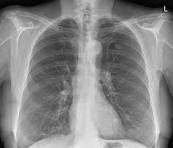
#> input picture assets/samples/chest_xray_sample.jpg, 173 x 148 px
$ python -i quality.py   (imports and definitions only)   (older library calls are emulated)
#> lines starting #> are read from the running program, lines starting #| are printed output that depends on the picture
#> further down, picture is the input picture: shape (148, 173); min 0, max 243, mean 134.2

from __future__ import annotations

from dataclasses import dataclass, field
from typing import List, Tuple

import cv2
import numpy as np


def _piecewise(value: float, points: List[Tuple[float, float]]) -> float:
    pts = sorted(points)
    if value <= pts[0][0]:
        return pts[0][1]
    if value >= pts[-1][0]:
        return pts[-1][1]
    for (x0, y0), (x1, y1) in zip(pts, pts[1:]):
        if x0 <= value <= x1:
            t = (value - x0) / (x1 - x0)
            return y0 + t * (y1 - y0)
    return pts[-1][1]


def _status(score: float) -> str:
    if score >= 70:
        return "ok"
    if score >= 45:
        return "warn"
    return "fail"


@dataclass
class QualityCheck:
    name: str
    status: str
    detail: str

    def to_dict(self) -> dict:
        return {"name": self.name, "status": self.status, "detail": self.detail}


@dataclass
class QualityReport:

    focus: float
    brightness: float
    contrast: float
    passed: bool
    reasons: List[str] = field(default_factory=list)

    overall_score: int = 100
    focus_score: int = 100
    brightness_score: int = 100
    contrast_score: int = 100
    motion_blur_ratio: float = 1.0
    motion_blur_detected: bool = False
    checks: List[QualityCheck] = field(default_factory=list)
    recommendation: str = ""

    def to_dict(self) -> dict:
        return {
            "focus": round(self.focus, 2),
            "brightness": round(self.brightness, 2),
            "contrast": round(self.contrast, 2),
            "passed": self.passed,
            "reasons": self.reasons,
            "overall_score": self.overall_score,
            "focus_score": self.focus_score,
            "brightness_score": self.brightness_score,
            "contrast_score": self.contrast_score,
            "motion_blur_ratio": round(self.motion_blur_ratio, 3),
            "motion_blur_detected": self.motion_blur_detected,
            "checks": [c.to_dict() for c in self.checks],
            "recommendation": self.recommendation,
        }


def assess_quality(
    gray: np.ndarray,
    *,
    min_focus: float = 80.0,
    brightness_range: Tuple[float, float] = (25.0, 235.0),
    min_contrast: float = 12.0,
) -> QualityReport:
#> called with min_focus = 80, brightness_range = (25, 235), min_contrast = 12
    focus = float(cv2.Laplacian(gray, cv2.CV_64F).var())
#> focus = 269.8
    brightness = float(gray.mean())
#> brightness = 134.2
    contrast = float(gray.std())
#> contrast = 47.04

    reasons: List[str] = []
    if focus < min_focus:
        reasons.append(f"blurry / out of focus (Laplacian variance {focus:.1f} < {min_focus})")
    lo, hi = brightness_range
    if brightness < lo:
        reasons.append(f"under-exposed (mean brightness {brightness:.1f} < {lo})")
    elif brightness > hi:
        reasons.append(f"over-exposed (mean brightness {brightness:.1f} > {hi})")
    if contrast < min_contrast:
        reasons.append(f"low contrast (intensity std {contrast:.1f} < {min_contrast})")
    passed = len(reasons) == 0

    focus_score = round(_piecewise(focus, [(0, 0), (min_focus, 55), (min_focus * 3, 100)]))
#> focus_score = 100
    contrast_score = round(_piecewise(contrast, [(0, 0), (min_contrast, 55), (min_contrast * 3, 100)]))
#> contrast_score = 100
    center = (lo + hi) / 2
    half = (hi - lo) / 2
    dist = abs(brightness - center)
#> dist = 4.15
    brightness_score = round(_piecewise(dist, [(0, 100), (half, 55), (half * 2, 0)]))
#> the loop in _piecewise, `for (x0, y0), (x1, y1) in zip(pts, pts[1:]):` made 1 pass
#> t on pass 1: 0.0395
#> brightness_score = 98

    gx = cv2.Sobel(gray, cv2.CV_64F, 1, 0, ksize=3)
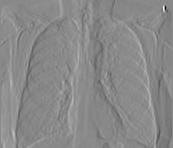
#> gx: shape (148, 173) float64; min -840, max 718, mean -0.5; drawn with min black and max white
    gy = cv2.Sobel(gray, cv2.CV_64F, 0, 1, ksize=3)
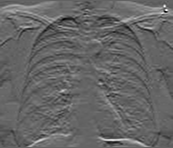
#> gy: shape (148, 173) float64; min -266, max 413, mean 6.6; drawn with min black and max white
    ex, ey = float(np.mean(gx ** 2)), float(np.mean(gy ** 2))
#> ex = 3306.9; ey = 2171.1
    motion_blur_ratio = min(ex, ey) / max(ex, ey) if max(ex, ey) > 0 else 1.0
#> motion_blur_ratio = 0.657
    motion_blur_detected = motion_blur_ratio < 0.35 and focus < min_focus * 1.5
#> motion_blur_detected = False

    overall_score = round(0.45 * focus_score + 0.30 * brightness_score + 0.25 * contrast_score)
#> overall_score = 99
    if motion_blur_detected:
        overall_score = max(0, overall_score - 10)
    overall_score = max(0, min(100, overall_score))

    checks = [
        QualityCheck("Focus Quality", _status(focus_score),
                     f"Laplacian variance {focus:.1f} (min {min_focus:.0f})"),
        QualityCheck("Brightness", _status(brightness_score),
                     f"mean intensity {brightness:.1f} (target {lo:.0f}-{hi:.0f})"),
        QualityCheck("Contrast", _status(contrast_score),
                     f"intensity std {contrast:.1f} (min {min_contrast:.0f})"),
    ]
    if motion_blur_detected:
        checks.append(QualityCheck(
            "Motion Blur", "warn",
            f"directional gradient ratio {motion_blur_ratio:.2f} (1.00 = isotropic)",
        ))

    if passed:
        recommendation = (
            "Image quality is excellent. Suitable for AI analysis."
            if overall_score >= 85 else
            "Image quality is acceptable. Suitable for AI analysis, though a sharper "
            "or better-exposed scan would improve reliability."
        )
    else:
        recommendation = (
            "Image quality is insufficient for reliable AI analysis: "
            + "; ".join(reasons) + ". Recommendation: retake the scan."
        )

    return QualityReport(
        focus=focus, brightness=brightness, contrast=contrast,
        passed=passed, reasons=reasons,
        overall_score=overall_score, focus_score=focus_score,
        brightness_score=brightness_score, contrast_score=contrast_score,
        motion_blur_ratio=motion_blur_ratio, motion_blur_detected=motion_blur_detected,
        checks=checks, recommendation=recommendation,
    )

>>> import cv2
>>> picture = cv2.imread('../../../../assets/samples/chest_xray_sample.jpg', cv2.IMREAD_GRAYSCALE)
>>> result = assess_quality(picture)
